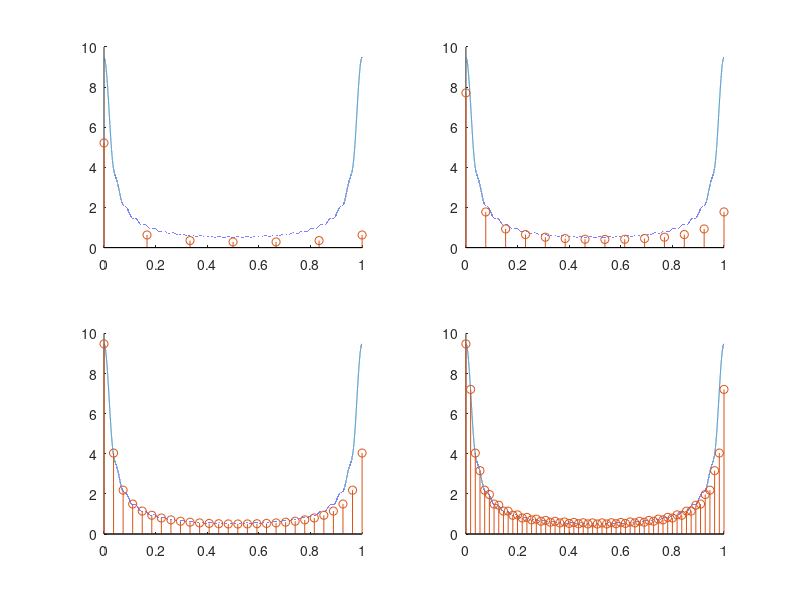

The MATLAB script that drew this image:
%%%%%%% DTFT %%%%%%%
N_x = 28;
f = 0:1/100000:1;
x_f = (1 - (0.9*exp(-j*2*pi*f)).^N_x) ./ (1 - 0.9*exp(-j*2*pi*f));


%%%%%%% DFT %%%%%%%
n = 0:(N_x-1);
x = 0.9.^n;

N_1 = N_x/4; 
N_2 = N_x/2; 
N_3 = N_x; 
N_4 = 2*N_x;

k_1 = 0:N_1-1;
k_2 = 0:N_2-1;
k_3 = 0:N_3-1;
k_4 = 0:N_4-1;

x_f1 = fft(x,N_1); 
x_f2 = fft(x,N_2);
x_f3 = fft(x,N_3);
x_f4 = fft(x,N_4);

f1 = k_1./(N_1-1);
f2 = k_2./(N_2-1);
f3 = k_3./(N_3-1);
f4 = k_4./(N_4-1);


%%%%%%% Plot %%%%%%%

subplot(2,2,1);
hold on;
plot(f, abs(x_f));
stem(f1,abs(x_f1));

subplot(2,2,2);
hold on;
plot(f, abs(x_f));
stem(f2,abs(x_f2));

subplot(2,2,3);
hold on;
plot(f, abs(x_f));
stem(f3,abs(x_f3));

subplot(2,2,4);
hold on;
plot(f, abs(x_f));
stem(f4,abs(x_f4))


